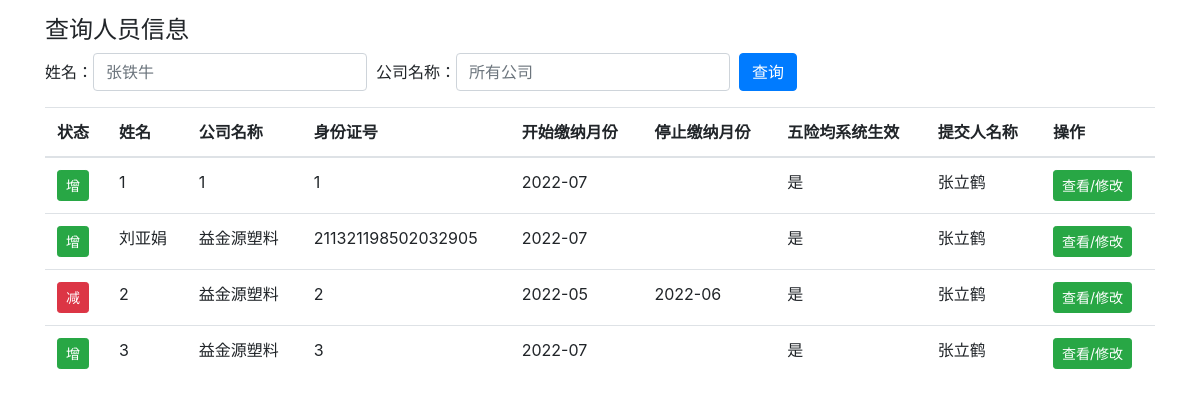
Page /member_query/all on the committed database.
### member.py (models this page shows, shortened)
class Members(db.Model):
    member_id = db.Column('member_id', db.Integer, primary_key=True)
    company_name = db.Column(db.String(200))
    name = db.Column(db.String(200))
    id_card = db.Column(db.String(200))
    address = db.Column(db.String(200))
    nationality = db.Column(db.String(200))
    begin_month = db.Column(db.String(200))
    end_month = db.Column(db.String(200))
    salary = db.Column(db.Float)
    injury = db.Column(db.String(200))
    endowment = db.Column(db.String(200))
    unemployment = db.Column(db.String(200))
    medical = db.Column(db.String(200))
    birth = db.Column(db.String(200))
    injury_check = db.Column(db.String(200))
    endowment_check = db.Column(db.String(200))
    unemployment_check = db.Column(db.String(200))
    medical_check = db.Column(db.String(200))
    birth_check = db.Column(db.String(200))
    is_valid = db.Column(db.String(200))
    person = db.Column(db.String(200))

### main.py (the view, shortened to what this page needs)
@app.route('/member_query/<company_name>', methods=['GET', 'POST'])
def member_query(company_name):
    if company_name == "all":
        return render_template('member_query.html', company_name="", name="", members=Members.query.all(), cur_month=get_cur_month())
    else:
        return render_template('member_query.html', name="", company_name=company_name, members=Members.query.filter_by(company_name=company_name).all(), cur_month=get_cur_month())

### main.py (called while the page is built)
def get_cur_month():
    return datetime.datetime.now().strftime("%Y-%m")

### templates/member_query.html (shortened to what this page needs)
<!DOCTYPE html>
<html lang="en">
<head>
    <link rel="stylesheet" href="https://cdn.staticfile.org/twitter-bootstrap/4.3.1/css/bootstrap.min.css">
</head>
<body>
<div class="container">
    <h4>查询人员信息</h4>
    <form class="form-inline" action="{{ url_for('member_query', company_name='all') }}" method = "post">
        <label for="inputPassword2">姓名： </label>
        <input value="{{name}}" type="text" class="form-control" id="inputPassword2" placeholder="张铁牛" name="name">
        &nbsp;&nbsp;<label for="inputPassword2">公司名称： </label>
        <input value="{{company_name}}" type="text" class="form-control" id="inputPassword2" placeholder="所有公司" name="company_name">
        &nbsp;&nbsp;<button type="submit" class="btn btn-primary">查询</button>
    </form>
    <table class="table table-hover">
        <thead>
        <tr>
            <th>状态</th>
            <th>姓名</th>
            <th>公司名称</th>
            <th>身份证号</th>
            <th>开始缴纳月份</th>
            <th>停止缴纳月份</th>
            <th>五险均系统生效</th>
            <th>提交人名称</th>
            <th>操作</th>
        </tr>
        </thead>
        <tbody>
        {% for member in members %}
        <tr>
            {% if member.end_month != "" and member.end_month <= cur_month %}
            <td><a href="#" class="btn btn-danger btn-sm" role="button">减</a></td>
            {% elif member.begin_month == cur_month %}
            <td><a href="#" class="btn btn-success btn-sm" role="button">增</a></td>
            {% else %}
            <td>正常</td>
            {% endif %}
            <td>{{ member.name }}</td>
            <td>{{ member.company_name }}</td>
            <td>{{ member.id_card }}</td>
            <td>{{ member.begin_month }}</td>
            <td>{{ member.end_month }}</td>
            <td>{{ member.is_valid }}</td>
            <td>{{ member.person }}</td>
            <th>
                <a href="{{ url_for('member_update', member_id=member.member_id) }}" class="btn btn-success btn-sm" role="button">查看/修改</a>
            </th>
        </tr>
        {% endfor %}
        </tbody>
    </table>
</div>
</body>
</html>

### rows in the picture
Members: end_month "增", name "1", company_name "1", id_card "1", begin_month "2022-07", is_valid "是", person "张立鹤"
Members: end_month "增", name "刘亚娟", company_name "益金源塑料", id_card "211321198502032905", begin_month "2022-07", is_valid "是", person "张立鹤"
Members: shows "减", name "2", company_name "益金源塑料", id_card "2", begin_month "2022-05", end_month "2022-06", is_valid "是", person "张立鹤"
Members: end_month "增", name "3", company_name "益金源塑料", id_card "3", begin_month "2022-07", is_valid "是", person "张立鹤"
